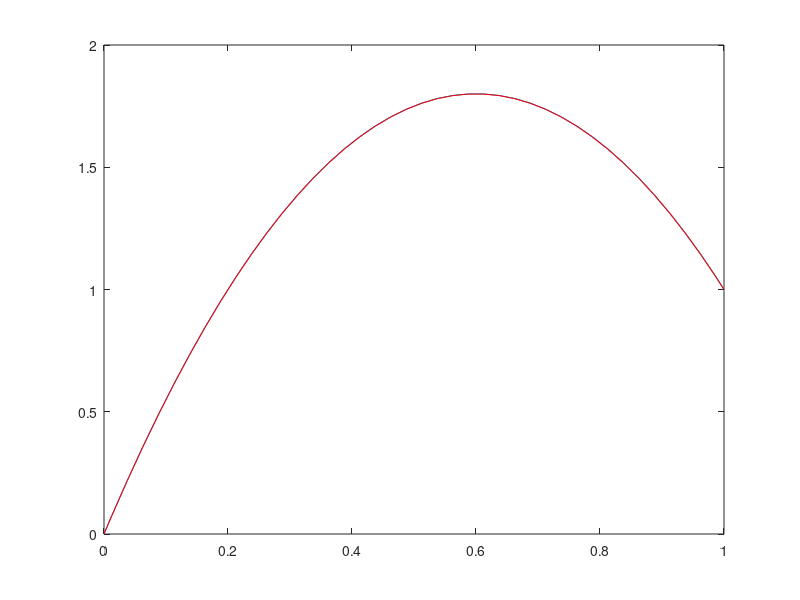
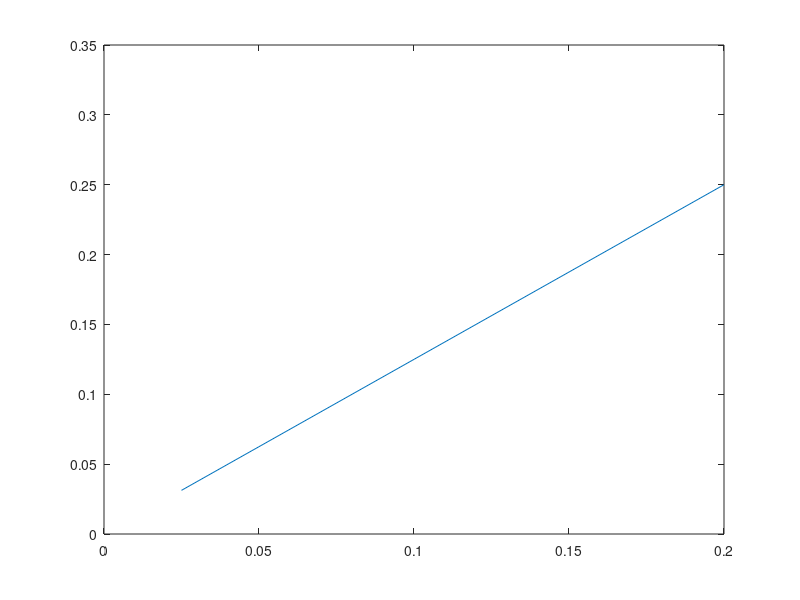

Source code (MATLAB) for these figures, in order:
function Ejercicio2_FVM_C1()

%Caso 1
% 0 < x < L
% phi(0)=0 ; phi(1)=1
Gamma = 1;
Q = 10;
L=1;

phi0 = 0;
phiL = 1;

h=0.2;

for hh=1:4 %en cada loop se divide en 2 el h

hv(hh) = h;

x = 0:h:L;
cant_celdas = length(x)-1;

h = x(2) - x(1);
h1 = h/2;
% |---|---|---|---|---|
% 1 1 2 2 3 3 4 4 5 5 6

K = zeros(cant_celdas,cant_celdas);
F = zeros(cant_celdas,1);
left = true;

%syms phi_left phi_cent phi_right;

for i=1:cant_celdas %cada celda
    
    for j=i:i+1 %cada cara
        
        if (j == 1) %primer cara
            %Eq = Eq + (-1 * Gamma * (1/h1) * (phi_cent - phi0));
            K(i,j) = K(i,j) + (-1 * Gamma * (1/h1));
            left = false;
        else
            if (j == cant_celdas+1) %ultima cara
                %Eq = Eq + (Gamma * (1/h1) * (phiL - phi_cent));
                K(i,j-1) = K(i,j-1) + (-1 * Gamma * (1/h1));
            else   
                if (left)
                    %Eq = Eq + (-1 * Gamma * (1/h) * (phi_left - phi_cent));
                    K(i,j) = K(i,j) + (-Gamma * (1/h));
                    K(i,j-1) = K(i,j-1) + (Gamma * (1/h));
                    left = false;
                else
                    if (~left)
                        %Eq = Eq + (Gamma * (1/h) * (phi_right - phi_cent));
                        K(i,j) = K(i,j) + Gamma * (1/h);
                        K(i,j-1) = K(i,j-1) + (-Gamma * (1/h));
                        left = true;
                    end
                end
            end     
        end
        
    end
    
    F(i) = -Q * h;
    
end

%Cond dirichlet 
F(1) = F(1) - ((2*Gamma)/h * phi0);
F(cant_celdas) = F(cant_celdas) - ((2*Gamma)/h * phiL);

a = K\F;
a(2:length(a)+1)=a;
a(1)=phi0;
a(length(a)+1)=phiL;
for i=1:cant_celdas
    xmid(i)= x(i)+(x(i+1)-x(i))/2;
end

xmid(2:length(xmid)+1)=xmid;
xmid(1) = x(1);
xmid(length(xmid)+1)=x(length(x));

exact = (6 - 5.*xmid).*xmid;

err(hh) = sum((a - exact'));
h = h/2;

end

figure;
plot(xmid,a,xmid,exact,'r');
figure;
plot(hv,err);

end

